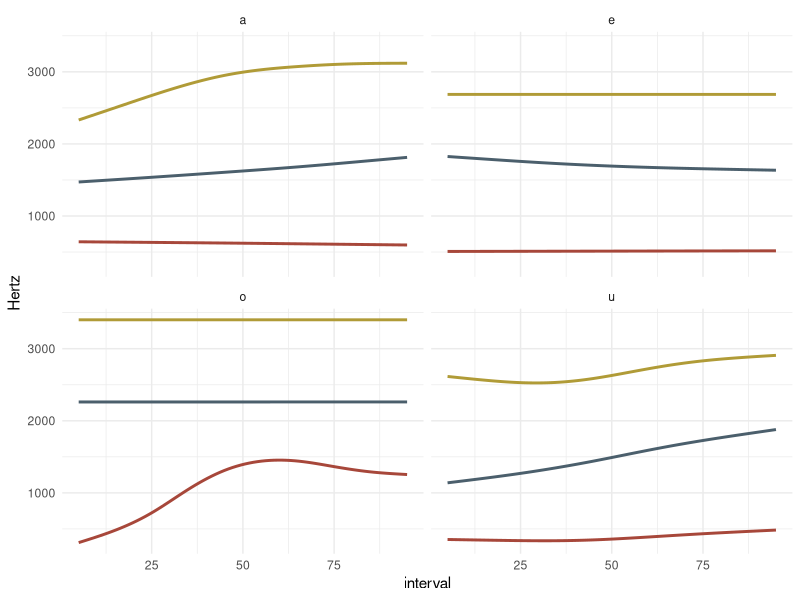

R code for this plot:
## ---- chunk 1
knitr::opts_chunk$set(echo = TRUE)
knitr::opts_knit$set(root.dir = here::here())
library(tidyverse)
theme_set(theme_minimal())
## ---- chunk 2
trajectories <- read_csv("./static/data/nichols-2018/tulemupepelako.csv")

trajectories
## ---- chunk 3
trajectories_long <- pivot_longer(
  trajectories,
  F1_05:F3_95,
  names_to = "formant_int",
  values_to = "value")

trajectories_long
## ---- chunk 4
trajectories_sep <- separate(
  trajectories_long,
  formant_int,
  c("formant", "interval"),
  convert = TRUE
)

trajectories_sep
## ---- chunk 5
trajectories_wide <- pivot_wider(
  trajectories_sep,
  names_from = formant,
  values_from = value
)

trajectories_wide
## ---- chunk 6
trajectories <- trajectories %>%
  pivot_longer(F1_05:F3_95, names_to = "formant_int", values_to = "value") %>%
  separate(formant_int, c("formant", "interval"), convert = TRUE) %>%
  pivot_wider(names_from = formant, values_from = value)
## ---- chunk 7
trajectories %>%
  ggplot(aes(x = interval)) +
  geom_smooth(aes(y = F1), method = "gam", se = FALSE, colour = "#A7473A") +
  geom_smooth(aes(y = F2), method = "gam", se = FALSE, colour = "#4B5F6C") +
  geom_smooth(aes(y = F3), method = "gam", se = FALSE, colour = "#B09B37") +
  facet_wrap(~ Vowel) +
  ylab("Hertz")
